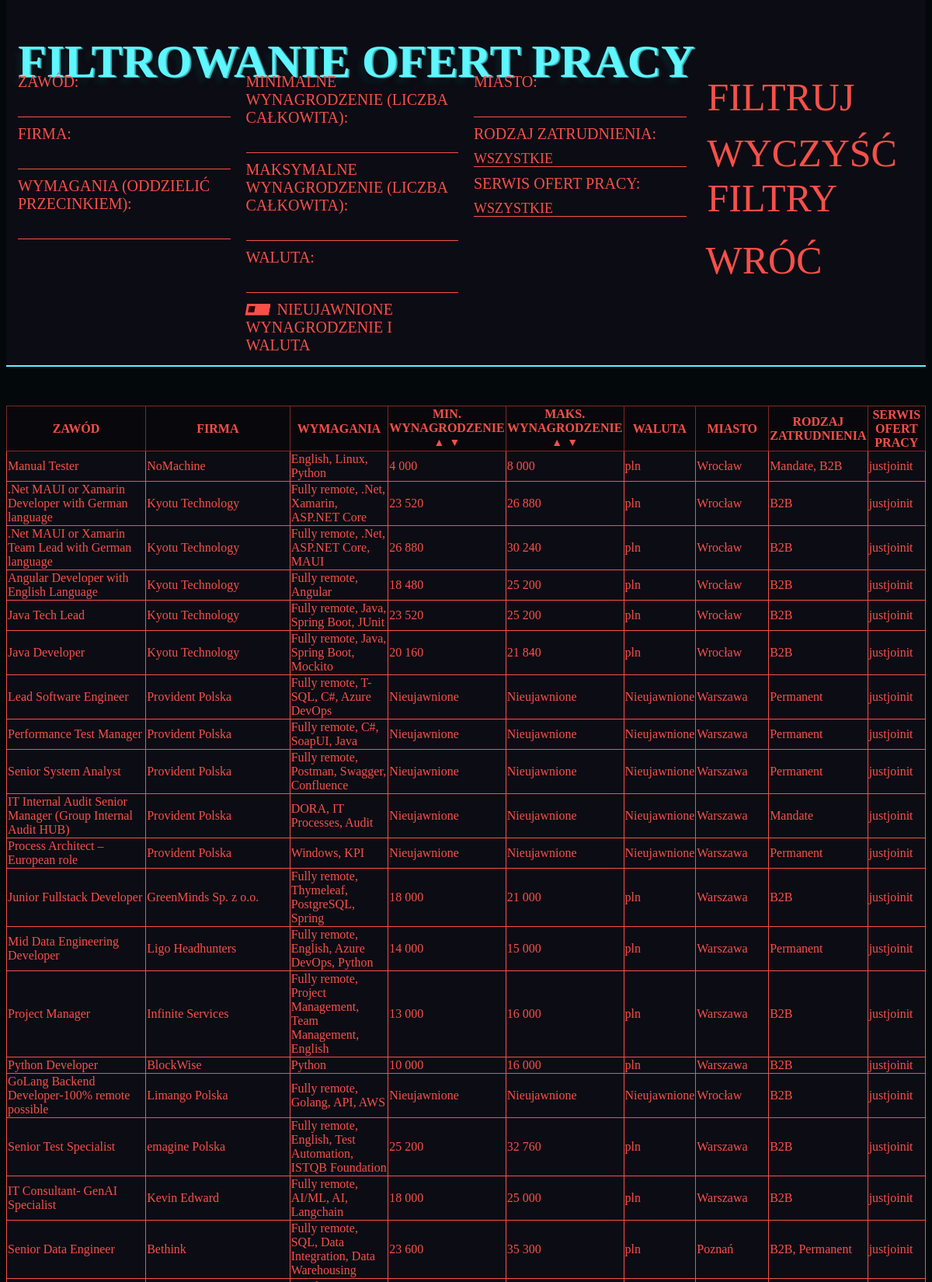
/filtr (upper part), run on the app's committed database.
### tables this page shows
CREATE TABLE "job_offers" (
"title" TEXT,
  "company" TEXT,
  "requirements" TEXT,
  "salary_from" TEXT,
  "salary_to" TEXT,
  "currency" TEXT,
  "city" TEXT,
  "employment_type" TEXT,
  "source" TEXT
);

### web-app.py (the view, shortened to what this page needs)
@app.route('/filtr', methods=['GET', 'POST'])
def filtr():
    title_filter = request.args.get('title', '')
    company_filter = request.args.get('company', '')
    requirements_filter = request.args.get('requirements', '')
    salary_from_filter = request.args.get('salary_from', '')
    salary_to_filter = request.args.get('salary_to', '')
    currency_filter = request.args.get('currency', '')
    undisclosed_salary_and_currency_filter = request.args.get('undisclosed_salary_and_currency_filter', '')
    city_filter = request.args.get('city', '')
    employment_type_filter = request.args.get('employment_type', '')
    source_filter = request.args.get('source', '')
    sort_key = request.args.get('sort_key', '')
    sort_order = request.args.get('sort_order', '')
    if 'clear' in request.args:
        query = 'SELECT * FROM job_offers'
        params = []
        title_filter = ''
        company_filter = ''
        requirements_filter = ''
        salary_from_filter = ''
        salary_to_filter = ''
        currency_filter = ''
        city_filter = ''
        employment_type_filter = ''
        source_filter = ''
        undisclosed_salary_and_currency_filter = None
        sort_key = None
        sort_order = None
    else:
        query = 'SELECT * FROM job_offers WHERE 1=1'
        params = []
        if title_filter:
            query += ' AND LOWER(title) LIKE ?'
            params.append(f'%{title_filter.lower()}%')
        if company_filter:
            query += ' AND LOWER(company) LIKE ?'
            params.append(f'%{company_filter.lower()}%')
        if requirements_filter:
            keywords = [kw.strip().lower() for kw in requirements_filter.split(',')]
            for keyword in keywords:
                query += ' AND LOWER(requirements) LIKE ?'
                params.append(f'%{keyword}%')
        if salary_from_filter:
            query += ' AND CAST(REPLACE(salary_from, " ", "") AS INTEGER) >= ?'
            params.append(int(salary_from_filter))
        if salary_to_filter:
            query += ' AND CAST(REPLACE(salary_to, " ", "") AS INTEGER) <= ?'
            params.append(int(salary_to_filter))
        if currency_filter:
            query += ' AND LOWER(currency) LIKE ?'
            params.append(f'%{currency_filter.lower()}%')
        if undisclosed_salary_and_currency_filter == 'on':
            query += ' AND (salary_from = "Nieujawnione" OR salary_to = "Nieujawnione" OR currency = "Nieujawnione")'
        if city_filter:
            query += ' AND LOWER(city) LIKE ?'
            params.append(f'%{city_filter.lower()}%')
        if source_filter:
            query += ' AND source = ?'
            params.append(source_filter)
        if sort_key and sort_order:
            query += f' AND {sort_key} != "Nieujawnione" ORDER BY CAST(REPLACE({sort_key}, " ", "") AS INTEGER) {sort_order}'
    conn = db_connection()
    job_offers = conn.execute(query, params).fetchall()
    conn.close()
    return render_template(
        'filter.html',
        job_offers=job_offers,
        title_filter=title_filter,
        company_filter=company_filter,
        requirements_filter=requirements_filter,
        salary_from_filter=salary_from_filter,
        salary_to_filter=salary_to_filter,
        currency_filter=currency_filter,
        undisclosed_salary_and_currency_filter=undisclosed_salary_and_currency_filter,
        city_filter=city_filter,
        employment_type_filter=employment_type_filter,
        source_filter=source_filter,
        sort_key=sort_key,
        sort_order=sort_order
        )

### web-app.py (called while the page is built)
def db_connection():
    conn = sqlite3.connect(database)
    conn.row_factory = sqlite3.Row
    return conn

### templates/filter.html (shortened to what this page needs)
<!DOCTYPE html>
<html>
<head>
    <link rel="stylesheet" href="{{ url_for('static',filename='styles/filter.css') }}">
</head>
<body>
    <form id="filter-grid" method="GET" action="/filtr">
        <h1 id="form-title">FILTROWANIE OFERT PRACY</h1>
        <div id="filter-column">
            <label for="title" id="title_label">ZAWÓD:</label>
            <input type="text" id="title" name="title" value="{{ title_filter }}">
            <label for="company" id="company_label">FIRMA:</label>
            <input type="text" id="company" name="company" value="{{ company_filter }}">
            <label for="requirements" id="requirements_label">WYMAGANIA (ODDZIELIĆ PRZECINKIEM):</label>
            <input type="text" id="requirements" name="requirements" value="{{ requirements_filter }}">
        </div>
        <div id="filter-column">
            <label for="salary_from" id="salary_from_label">MINIMALNE WYNAGRODZENIE (LICZBA CAŁKOWITA):</label>
            <input type="number" id="salary_from" name="salary_from" value="{{ salary_from_filter }}">
            <label for="salary_to" id="salary_to_label">MAKSYMALNE WYNAGRODZENIE (LICZBA CAŁKOWITA):</label>
            <input type="number" id="salary_to" name="salary_to" value="{{ salary_to_filter }}">
            <label for="currency" id="currency_label">WALUTA:</label>
            <input type="text" id="currency" name="currency" value="{{ currency_filter }}">
            <label for="undisclosed_salary_and_currency" id="undisclosed_salary_and_currency_label">
                <div class="checkbox-wrapper">
                <input type="checkbox" id="undisclosed_salary_and_currency" class="checkbox-button-1" name="undisclosed_salary_and_currency_filter"
                    {% if undisclosed_salary_and_currency_filter == 'on' %}checked{% endif %}>
                    <span class="checkbox-text">&nbspNIEUJAWNIONE WYNAGRODZENIE I WALUTA</span>
                </div>
            </label>
        </div>
        <div id="filter-column">
            <label for="city" id="city_label">MIASTO:</label>
            <input type="text" id="city" name="city" value="{{ city_filter }}">
            <label for="employment_type" id="employment_type_label">RODZAJ ZATRUDNIENIA:</label>
            <select id="employment_type" name="employment_type" onchange=" this.dataset.chosen = this.value; ">
                <option value="">WSZYSTKIE</option>
            </select>
            <label for="source" id="source_label">SERWIS OFERT PRACY:</label>
            <select id="source" name="source">
                <option value="">WSZYSTKIE</option>
            </select>
        </div>
        <div id="filter-column">
            <button type="submit" id="filter-button">FILTRUJ</button>
            <button type="submit" name="clear" value="true" id="clear-filters-button">WYCZYŚĆ FILTRY</button>
            <a href="/">WRÓĆ</a>
        </div>
    </form>
    <table>
        <tr>
            <th>ZAWÓD</th>
            <th>FIRMA</th>
            <th>WYMAGANIA</th>
            <th>
                MIN. WYNAGRODZENIE<br>
                <button id="sort-btn" onclick="sortTable('salary_from', 'ASC')">▲</button>
                <button id="sort-btn" onclick="sortTable('salary_from', 'DESC')">▼</button>
            </th>
            <th>
                MAKS. WYNAGRODZENIE<br>
                <button id="sort-btn" onclick="sortTable('salary_to', 'ASC')">▲</button>
                <button id="sort-btn" onclick="sortTable('salary_to', 'DESC')">▼</button>
            </th>
            <th>WALUTA</th>
            <th>MIASTO</th>
            <th>RODZAJ ZATRUDNIENIA</th>
            <th>SERWIS OFERT PRACY</th>
        </tr>
        {% for job in job_offers %}
        <tr>
            <td>{{ job['title'] }}</td>
            <td>{{ job['company'] }}</td>
            <td>{{ job['requirements'] }}</td>
            <td>{{ job['salary_from'] }}</td>
            <td>{{ job['salary_to'] }}</td>
            <td>{{ job['currency'] }}</td>
            <td>{{ job['city'] }}</td>
            <td>{{ job['employment_type'] }}</td>
            <td>{{ job['source'] }}</td>
        </tr>
        {% endfor %}
    </table>
</body>
</html>

### static/styles/filter.css (style rules this page uses)
body { font-family: "Rajdhani-Medium"; background-color: #03080a; height: 100vh; }
table { color:#f75049; border: 1px solid #f75049; border-collapse: collapse; }
th { background-color: #08080c; font-family: "Rajdhani-Regular"; border: 1px solid #7f2825; }
tr { background-color: #0c0c14; font-family: "Rajdhani-Medium"; }
td { font-family: "Rajdhani-Medium"; border: 1px solid #f75049; }
#filter-grid { display: grid; grid-template-columns: repeat(4, 1fr); gap: 20px; margin-top: -20px; margin-bottom: 50px; height: 450px; padding: 15px; align-items: start; background-color: #0c0c14; border: 2px solid #5ef6ff; border-left: none; border-right: none; }
#form-title { font-family: "Rajdhani-SemiBold"; grid-column: 1 / span 4; margin-bottom: -40px; text-align: left; color: #5ef6ff; text-shadow: 2px 1px 1px #42b0b6, -7px 8px 5px #09191f; font-size: 60px; font-family: "Rajdhani-SemiBold"; }
#filter-column { font-family: "Rajdhani-Medium"; display: flex; flex-direction: column; gap: 10px; color: #f75049; font-size: 20px; }
label { color: #f75049; }
input { font-family: "Rajdhani-Medium"; color: #f75049; font-size: 18px; border: 1px solid #f75049; border-right: none; border-left: none; border-top: none; background-color: transparent; }
input[type="number"] { -moz-appearance:textfield; }
.checkbox-wrapper .checkbox-button-1 { appearance: none; background-color: #f75049; border-style: none; transform: skew(-10deg); -webkit-backface-visibility: hidden; backface-visibility: hidden; flex-shrink: 0; height: 14px; margin: 0; position: relative; width: 30px; }
.checkbox-wrapper .checkbox-button-1, .checkbox-wrapper .checkbox-button-1::after { transition: all 100ms ease-out; }
.checkbox-wrapper .checkbox-button-1::after { background-color: rgb(40, 0, 0); content: ""; height: 8px; left: 3px; position: absolute; top: 3px; width: 8px; }
.checkbox-wrapper input[type=checkbox] { cursor: default; }
select { background-color: transparent; color: #f75049; border: 1px solid #f75049; border-right: none; border-left: none; border-top: none; font-family: "Rajdhani-Medium"; font-size: 18px; -moz-appearance: none; -webkit-appearance: none; appearance: none; }
select option { font-family: 'Lucida Sans', 'Lucida Sans Regular', 'Lucida Grande', 'Lucida Sans Unicode', Geneva, Verdana, sans-serif !important; font-size: 18px !important; color: #f75049; }
#filter-button, #clear-filters-button { color: #f75049; border: 1px solid rgba(0,0,0,0); background: none; font-family: "Rajdhani-Medium"; font-size: 50px; text-align: left; transition: all 100ms ease-out; }
#filter-button { padding-top: -10px; }
a { font-size: 50px; margin-top: 5px; padding: 4px; padding-right: 10px; border: 1px solid rgba(0,0,0,0); color: #f75049; text-decoration: none; cursor: pointer; transition: all 100ms ease-out; }
#sort-btn { color: #f75049; background: none; font-family: "Rajdhani-Medium"; font-size: 50px; text-align: left; border: 1px solid transparent; cursor: pointer; font-size: 14px; padding: 0; transition: all 100ms ease-out; }

### data on the page
job_offers: title "Manual Tester", company "NoMachine", requirements "English, Linux, Python", salary_from "4 000", salary_to "8 000", currency "pln", city "Wrocław", employment_type "Mandate, B2B", source "justjoinit"
job_offers: title ".Net MAUI or Xamarin Developer with German language", company "Kyotu Technology", requirements "Fully remote, .Net, Xamarin, ASP.NET Core", salary_from "23 520", salary_to "26 880", currency "pln", city "Wrocław", employment_type "B2B", source "justjoinit"
job_offers: title ".Net MAUI or Xamarin Team Lead with German language", company "Kyotu Technology", requirements "Fully remote, .Net, ASP.NET Core, MAUI", salary_from "26 880", salary_to "30 240", currency "pln", city "Wrocław", employment_type "B2B", source "justjoinit"
job_offers: title "Angular Developer with English Language", company "Kyotu Technology", requirements "Fully remote, Angular", salary_from "18 480", salary_to "25 200", currency "pln", city "Wrocław", employment_type "B2B", source "justjoinit"
job_offers: title "Java Tech Lead", company "Kyotu Technology", requirements "Fully remote, Java, Spring Boot, JUnit", salary_from "23 520", salary_to "25 200", currency "pln", city "Wrocław", employment_type "B2B", source "justjoinit"
job_offers: title "Java Developer", company "Kyotu Technology", requirements "Fully remote, Java, Spring Boot, Mockito", salary_from "20 160", salary_to "21 840", currency "pln", city "Wrocław", employment_type "B2B", source "justjoinit"
job_offers: title "Lead Software Engineer", company "Provident Polska", requirements "Fully remote, T-SQL, C#, Azure DevOps", salary_from "Nieujawnione", salary_to "Nieujawnione", currency "Nieujawnione", city "Warszawa", employment_type "Permanent", source "justjoinit"
job_offers: title "Performance Test Manager", company "Provident Polska", requirements "Fully remote, C#, SoapUI, Java", salary_from "Nieujawnione", salary_to "Nieujawnione", currency "Nieujawnione", city "Warszawa", employment_type "Permanent", source "justjoinit"
job_offers: title "Senior System Analyst", company "Provident Polska", requirements "Fully remote, Postman, Swagger, Confluence", salary_from "Nieujawnione", salary_to "Nieujawnione", currency "Nieujawnione", city "Warszawa", employment_type "Permanent", source "justjoinit"
job_offers: title "IT Internal Audit Senior Manager (Group Internal Audit HUB)", company "Provident Polska", requirements "DORA, IT Processes, Audit", salary_from "Nieujawnione", salary_to "Nieujawnione", currency "Nieujawnione", city "Warszawa", employment_type "Mandate", source "justjoinit"
job_offers: title "Process Architect – European role", company "Provident Polska", requirements "Windows, KPI", salary_from "Nieujawnione", salary_to "Nieujawnione", currency "Nieujawnione", city "Warszawa", employment_type "Permanent", source "justjoinit"
job_offers: title "Junior Fullstack Developer", company "GreenMinds Sp. z o.o.", requirements "Fully remote, Thymeleaf, PostgreSQL, Spring", salary_from "18 000", salary_to "21 000", currency "pln", city "Warszawa", employment_type "B2B", source "justjoinit"
job_offers: title "Mid Data Engineering Developer", company "Ligo Headhunters", requirements "Fully remote, English, Azure DevOps, Python", salary_from "14 000", salary_to "15 000", currency "pln", city "Warszawa", employment_type "Permanent", source "justjoinit"
job_offers: title "Project Manager", company "Infinite Services", requirements "Fully remote, Project Management, Team Management, English", salary_from "13 000", salary_to "16 000", currency "pln", city "Warszawa", employment_type "B2B", source "justjoinit"
job_offers: title "Python Developer", company "BlockWise", requirements "Python", salary_from "10 000", salary_to "16 000", currency "pln", city "Warszawa", employment_type "B2B", source "justjoinit"
job_offers: title "GoLang Backend Developer-100% remote possible", company "Limango Polska", requirements "Fully remote, Golang, API, AWS", salary_from "Nieujawnione", salary_to "Nieujawnione", currency "Nieujawnione", city "Wrocław", employment_type "B2B", source "justjoinit"
job_offers: title "Senior Test Specialist", company "emagine Polska", requirements "Fully remote, English, Test Automation, ISTQB Foundation", salary_from "25 200", salary_to "32 760", currency "pln", city "Warszawa", employment_type "B2B", source "justjoinit"
job_offers: title "IT Consultant- GenAI Specialist", company "Kevin Edward", requirements "Fully remote, AI/ML, AI, Langchain", salary_from "18 000", salary_to "25 000", currency "pln", city "Warszawa", employment_type "B2B", source "justjoinit"
job_offers: title "Senior Data Engineer", company "Bethink", requirements "Fully remote, SQL, Data Integration, Data Warehousing", salary_from "23 600", salary_to "35 300", currency "pln", city "Poznań", employment_type "B2B, Permanent", source "justjoinit"
